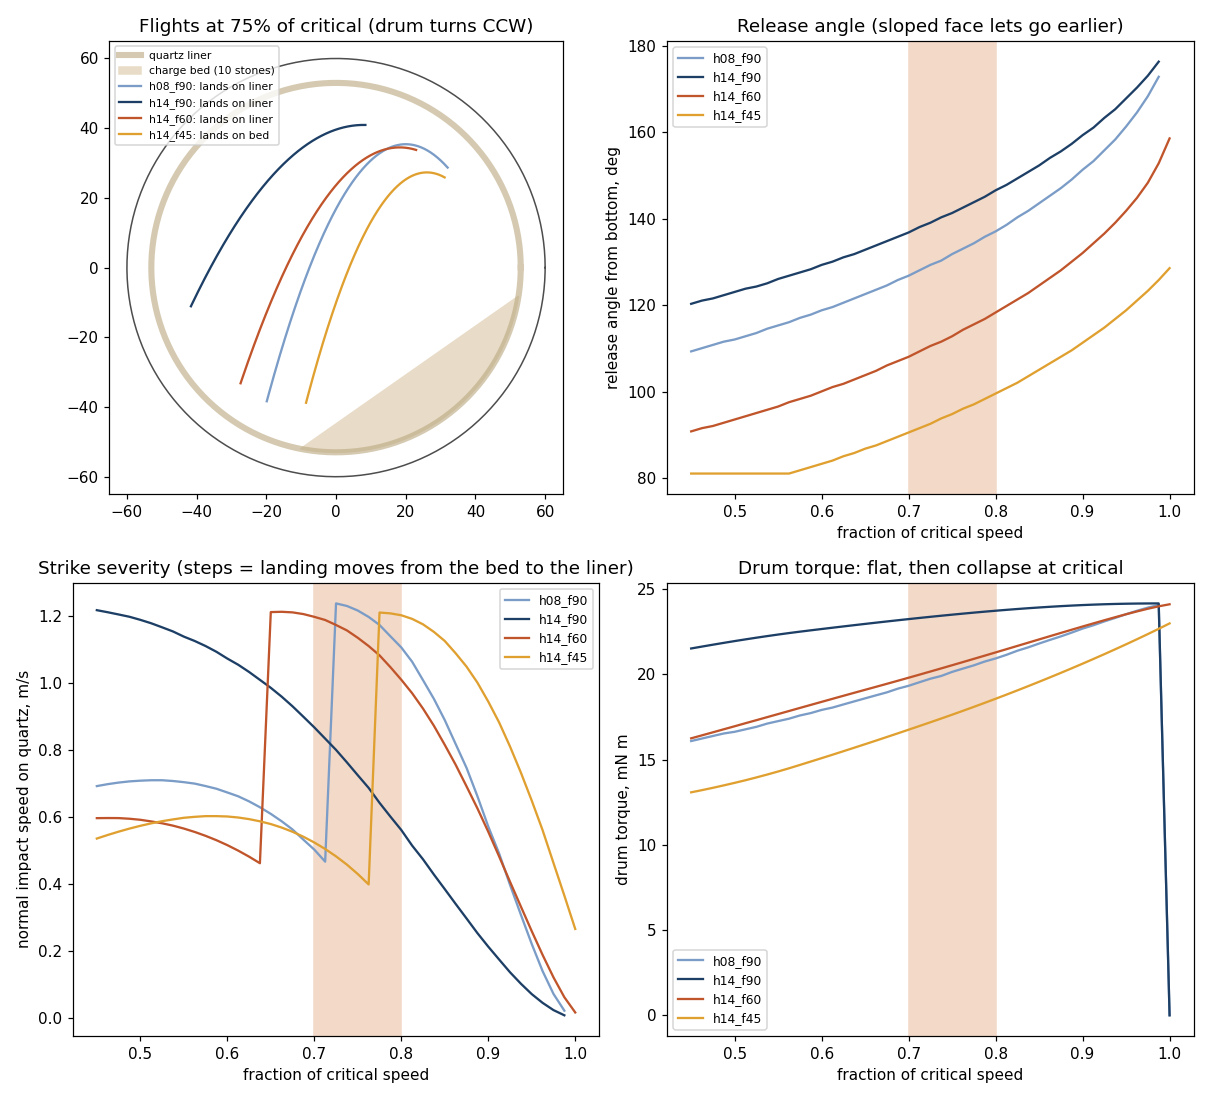

This figure's Python source:
#!/usr/bin/env python3
"""Quartz Flash Windscrew -- the lifter-drum tumbler.

Run from this directory:  python tumbler.py
Prints the lifter tables and writes tumbler.png.  windscrew.py takes the drum
dimensions from here; physics.py takes the drum torque and impact numbers.

A round drum with interchangeable straight lifter ribs and replaceable quartz
liner trays, turned at a governed fraction of critical speed.  Models
(assumptions in README.md):
  1. Critical speed of the rock centres, omega_c = sqrt(g / r_c), with
     r_c = liner surface radius - rock radius.
  2. Release: quasi-static balance on a rock held in the rib/liner corner
     (gravity, centrifugal, Coulomb friction on the rib face).  A rib lower than
     the rock radius acts through its edge, i.e. as a face leaning back by
     gamma = atan((a - h) / sqrt(a^2 - (a - h)^2)).
  3. Slide along the face to the tip, in the drum frame, Coriolis included.
  4. Free flight in the inertial frame until the rock meets the charge bed, the
     liner.  Both are quartz, so both give a flash.  There is no through-axle:
     the drum hangs on two 608s in a hub at its inboard end, because an axle
     intercepts the flights, which cross close to the centre at 60-80 % of critical.
  5. Charge bed: circular segment holding the bulk volume of the stones, tilted
     toward the rising side by a dynamic repose angle.
  6. Drum torque = lifts per rev x energy per lift / 2 pi.  It is nearly flat
     from 50 to 95 % of critical and collapses at critical, so a torque-limited
     clutch cannot hold the speed: the build uses a centrifugal governor.
"""
import math
import numpy as np

G = 9.81

# drum (windscrew.py builds from these)
R_IN = 0.060                # shell inner radius, m
DRUM_L = 0.088              # inner length, m
LINER_T = 0.007             # liner tray (2 mm) + epoxied quartz chips (~5 mm)
R_W = R_IN - LINER_T        # working surface: the quartz liner
N_RAILS = 12                # dovetail rails: ribs on alternate rails (6) or all (12); trays between
N_RIBS = 6
AXLE_R = 0.0                # no through-axle: the shaft ends in the inboard hub boss (see README)
RIBS = {                    # name: (height above the liner m, face lean-back from radial deg)
    "h08_f90": (0.008, 0.0),
    "h14_f90": (0.014, 0.0),
    "h14_f60": (0.014, 30.0),
    "h14_f45": (0.014, 45.0),
}
DEFAULT_RIB = "h14_f60"

# charge
ROCK_A = 0.010              # rock radius (20 mm stones)
M_ROCK = 0.012              # kg
V_ROCK = M_ROCK / 2650.0
N_STONES = 10
PACKING = 0.60              # solid fraction of a loose bed of stones
PSI_BED = math.radians(35)  # bed tilt toward the rising side
CARRY_MAX = 3               # stones one 88 mm rib can hold
MU_RIB = 0.35               # quartz on PETG
PHI_TARGET = 0.75           # governed fraction of critical speed

QUARTZ = ("liner", "bed")

def omega_c(a=ROCK_A):
    return math.sqrt(G / (R_W - a))

def rpm(w):
    return w * 30 / math.pi

def bed(n_stones=N_STONES):
    """(fill fraction of the cross-section, half-angle alpha, chord distance d, axis unit vector)."""
    f = n_stones * V_ROCK / PACKING / (math.pi * R_W**2 * DRUM_L)
    lo, hi = 0.0, math.pi
    for _ in range(60):
        mid = (lo + hi) / 2
        if (mid - math.sin(mid) * math.cos(mid)) / math.pi < f:
            lo = mid
        else:
            hi = mid
    alpha = (lo + hi) / 2
    e = np.array([math.sin(PSI_BED), -math.cos(PSI_BED)])
    return f, alpha, R_W * math.cos(alpha), e

def effective_lean(h, beta):
    if h >= ROCK_A:
        return beta
    gamma = math.atan((ROCK_A - h) / math.sqrt(ROCK_A**2 - (ROCK_A - h)**2))
    return max(beta, gamma)

def lift(rib, phi, n_stones=N_STONES, keep_path=False):
    """One rock carried by one rib at speed phi * omega_c (drum turning CCW).
    Returns a dict, or None when the rock is never released (centrifuging)."""
    h, beta_deg = RIBS[rib]
    beta = effective_lean(h, math.radians(beta_deg))
    r_c = R_W - ROCK_A
    w = phi * omega_c()
    f_vec = np.array([-math.sin(beta), math.cos(beta)])     # drum frame, rib at the bottom
    n_vec = np.array([math.cos(beta), math.sin(beta)])
    P0 = np.array([0.0, -r_c])
    _, alpha, d_bed, e_bed = bed(n_stones)

    def applied(th, P, sdot):
        grav = np.array([-G * math.sin(th), -G * math.cos(th)])
        return grav + w * w * P + 2 * w * sdot * n_vec       # + Coriolis

    # 1. release scan, starting where the rib leaves the bed
    th_r = None
    for th in np.arange(max(PSI_BED + alpha, 0.0), math.pi, math.radians(0.25)):
        A = applied(th, P0, 0.0)
        a_f, N = A @ f_vec, -(A @ n_vec)
        if N <= 0 or a_f > MU_RIB * N:
            th_r = th
            break
    if th_r is None:
        return None
    # 2. slide to the tip
    s, sdot, th, dt = 0.0, 0.0, th_r, 1e-4
    s_tip = max(h - ROCK_A, 0.0)
    while s < s_tip:
        P = P0 + s * f_vec
        A = applied(th, P, sdot)
        a_f, N = A @ f_vec, -(A @ n_vec)
        if N <= 0:
            break
        sdot = max(sdot + (a_f - MU_RIB * N) * dt, 0.0)
        s += sdot * dt
        th += w * dt
    P = P0 + s * f_vec
    R = np.array([[math.cos(th), -math.sin(th)], [math.sin(th), math.cos(th)]])
    p0 = R @ P
    v0 = w * np.array([-p0[1], p0[0]]) + R @ (sdot * f_vec)
    # 3. flight (vectorised), first contact wins
    t = np.arange(2e-4, 1.5, 2e-4)
    pts = p0 + np.outer(t, v0) + 0.5 * np.outer(t * t, [0.0, -G])
    rad = np.linalg.norm(pts, axis=1)
    hits = {"axle": rad <= AXLE_R + ROCK_A if AXLE_R > 0 else np.zeros(len(t), bool),
            "bed": (pts @ e_bed >= d_bed - ROCK_A) & (t > 0.01),
            "liner": (rad >= r_c) & (t > 0.01)}
    first = {k: (np.argmax(v) if v.any() else len(t) - 1) for k, v in hits.items()}
    hit = min(first, key=first.get)
    i = first[hit]
    p, tt = pts[i], t[i]
    v = v0 + np.array([0.0, -G]) * tt
    surf = w * np.array([-p[1], p[0]])                       # what it lands on turns with the drum
    nrm = e_bed if hit == "bed" else p / np.linalg.norm(p)
    v_rel = v - surf
    E = M_ROCK * (G * (p0[1] + r_c) + 0.5 * (v0 @ v0 - (w * r_c) ** 2))
    return dict(rib=rib, phi=phi, th_release=math.degrees(th_r), hit=hit,
                th_land=math.degrees(math.atan2(p[0], -p[1])),
                v_impact=float(np.linalg.norm(v_rel)), v_normal=float(abs(v_rel @ nrm)),
                drop=float(p0[1] - p[1]), t_flight=float(tt), E_lift=float(E),
                path=np.vstack([p0, pts[:i + 1]]) if keep_path else None)

def carry(n_stones=N_STONES):
    return min(CARRY_MAX, max(1.0, n_stones / 4))

def drum_torque(rib, phi, n_stones=N_STONES):
    """Mean torque the drum needs (N m); zero once rocks are no longer released."""
    L = lift(rib, phi, n_stones)
    if L is None:
        return 0.0
    return N_RIBS * carry(n_stones) * max(L["E_lift"], 0.0) / (2 * math.pi)

def strikes_per_s(phi, n_stones=N_STONES):
    return N_RIBS * carry(n_stones) * phi * omega_c() / (2 * math.pi)

def quartz_strike(rib, phi, n_stones=N_STONES):
    """Normal impact speed when the flight ends on quartz, else 0."""
    L = lift(rib, phi, n_stones)
    return L["v_normal"] if (L and L["hit"] in QUARTZ) else 0.0

if __name__ == "__main__":
    wc = omega_c()
    f, alpha, d, _ = bed()
    print(f"drum R {R_IN*1e3:.0f} mm (liner surface {R_W*1e3:.0f}) x {DRUM_L*1e3:.0f} mm; "
          f"rock centres at r = {(R_W-ROCK_A)*1e3:.0f} mm")
    print(f"critical speed {rpm(wc):.0f} rpm; target {PHI_TARGET:.0%} = {rpm(PHI_TARGET*wc):.0f} rpm")
    print(f"{N_STONES} stones of {2*ROCK_A*1e3:.0f} mm: bulk fill {f:.1%}; bed spans "
          f"{math.degrees(PSI_BED-alpha):.0f} to {math.degrees(PSI_BED+alpha):.0f} deg from the bottom")
    print()
    print(" rib       phi  release  lands   at deg  drop mm  v_normal m/s  torque mN m")
    for rib in RIBS:
        for phi in (0.55, 0.65, 0.75, 0.85, 0.95):
            L = lift(rib, phi)
            if L is None:
                print(f" {rib:8s} {phi:4.2f}   carried round (centrifuging)")
                continue
            print(f" {rib:8s} {phi:4.2f} {L['th_release']:7.0f}  {L['hit']:6s} {L['th_land']:7.0f} "
                  f"{L['drop']*1e3:8.0f} {L['v_normal']:12.2f} {drum_torque(rib, phi)*1e3:12.1f}")
        print()
    print("best quartz strike per rib (normal speed on liner or bed):")
    phis = np.round(np.arange(0.50, 0.96, 0.05), 2)
    for rib in RIBS:
        vs = [quartz_strike(rib, p) for p in phis]
        k = int(np.argmax(vs))
        band = [p for p, v in zip(phis, vs) if v >= 0.8 * vs[k]]
        print(f"  {rib:8s} peak {vs[k]:.2f} m/s at {phis[k]:.0%} of critical; >=80 % of peak over "
              f"{min(band):.0%}-{max(band):.0%}")
    print(f"\nfill sweep, {DEFAULT_RIB} at {PHI_TARGET:.0%} (severity vs count):")
    for n in (4, 6, 8, 10, 14, 18, 24):
        L = lift(DEFAULT_RIB, PHI_TARGET, n)
        print(f"  {n:2d} stones  fill {bed(n)[0]:5.1%}  lands on {L['hit']:5s}  v_normal {L['v_normal']:.2f} m/s  "
              f"strikes/s {strikes_per_s(PHI_TARGET, n):5.1f}")
    T = drum_torque(DEFAULT_RIB, PHI_TARGET)
    print(f"\ndrum torque for {DEFAULT_RIB} at {PHI_TARGET:.0%}: {T*1e3:.1f} mN m")

    import matplotlib
    matplotlib.use("Agg")
    import matplotlib.pyplot as plt
    cols = {"h08_f90": "#7a9cc6", "h14_f90": "#1d3f66", "h14_f60": "#c0552b", "h14_f45": "#e0a030"}
    fig, ax = plt.subplots(2, 2, figsize=(11, 10))
    a0 = ax[0, 0]
    t = np.linspace(0, 2 * math.pi, 300)
    a0.plot(R_IN * 1e3 * np.cos(t), R_IN * 1e3 * np.sin(t), color="0.3", lw=1)
    a0.fill_between(R_W * 1e3 * np.cos(t), 0, 0, color="none")
    a0.plot(R_W * 1e3 * np.cos(t), R_W * 1e3 * np.sin(t), color="#b9a77e", lw=4, alpha=0.6,
            label="quartz liner")
    f, alpha, d, e = bed()
    ang = math.atan2(e[1], e[0])
    seg = np.array([[R_W * math.cos(ang + u), R_W * math.sin(ang + u)] for u in np.linspace(-alpha, alpha, 60)])
    a0.fill(seg[:, 0] * 1e3, seg[:, 1] * 1e3, color="#e8dcc8", label=f"charge bed ({N_STONES} stones)")
    for rib, c in cols.items():
        L = lift(rib, PHI_TARGET, keep_path=True)
        if L is not None:
            a0.plot(L["path"][:, 0] * 1e3, L["path"][:, 1] * 1e3, color=c, label=f"{rib}: lands on {L['hit']}")
    a0.add_patch(plt.Circle((0, 0), AXLE_R * 1e3, color="0.5"))
    a0.set_aspect("equal"); a0.set_xlim(-65, 65); a0.set_ylim(-65, 65)
    a0.set_title(f"Flights at {PHI_TARGET:.0%} of critical (drum turns CCW)")
    a0.legend(fontsize=7, loc="upper left")
    ph = np.linspace(0.45, 1.0, 45)
    for rib, c in cols.items():
        Ls = [lift(rib, p) for p in ph]
        ax[0, 1].plot([p for p, L in zip(ph, Ls) if L], [L["th_release"] for L in Ls if L], color=c, label=rib)
        ax[1, 0].plot(ph, [L["v_normal"] if (L and L["hit"] in QUARTZ) else np.nan for L in Ls], color=c, label=rib)
        ax[1, 1].plot(ph, [drum_torque(rib, p) * 1e3 for p in ph], color=c, label=rib)
    for a in (ax[0, 1], ax[1, 0], ax[1, 1]):
        a.axvspan(0.70, 0.80, color="#f3d9c8"); a.set_xlabel("fraction of critical speed"); a.legend(fontsize=8)
    ax[0, 1].set_ylabel("release angle from bottom, deg"); ax[0, 1].set_title("Release angle (sloped face lets go earlier)")
    ax[1, 0].set_ylabel("normal impact speed on quartz, m/s")
    ax[1, 0].set_title("Strike severity (steps = landing moves from the bed to the liner)")
    ax[1, 1].set_ylabel("drum torque, mN m")
    ax[1, 1].set_title("Drum torque: flat, then collapse at critical")
    fig.tight_layout()
    fig.savefig("tumbler.png", dpi=110)
    print("wrote tumbler.png")
